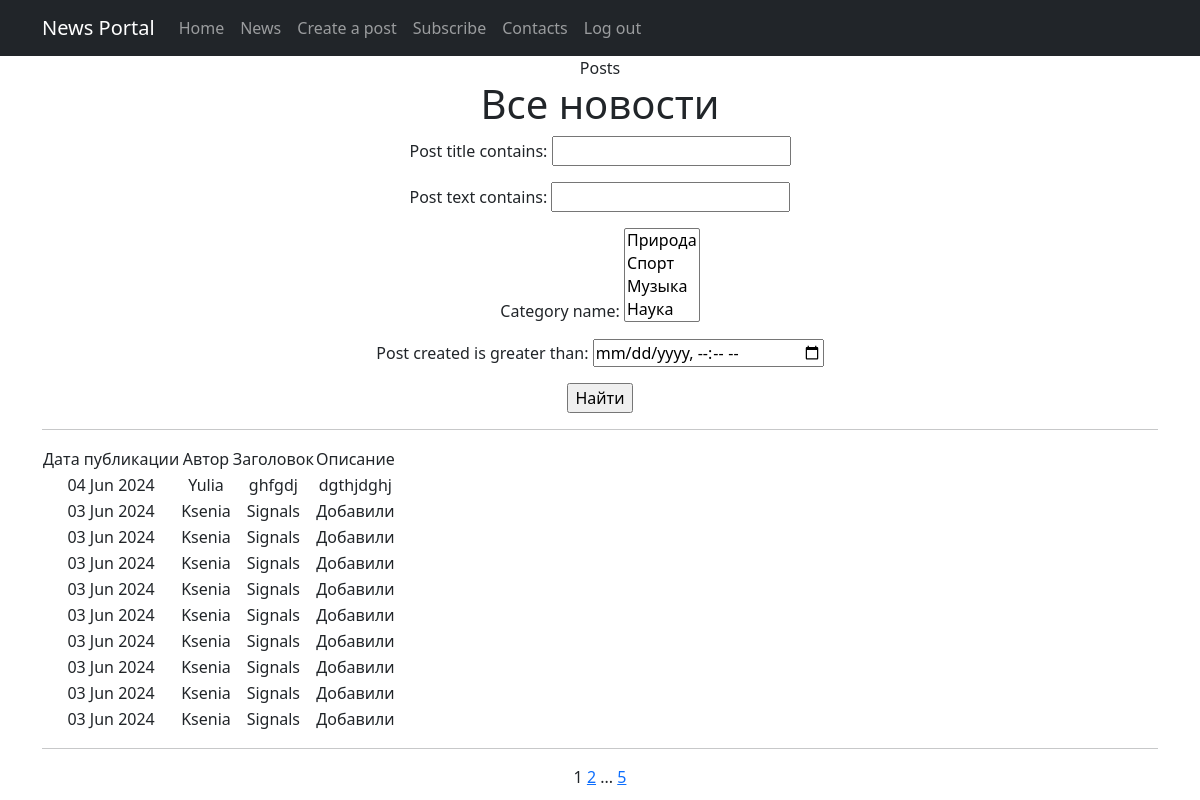
Page /news/ on the committed database.
### news/models.py (models this page shows, shortened)
class Post(models.Model):
    author = models.ForeignKey(Author, on_delete=models.PROTECT)  # Чтобы с удалением автора не удалялись его статьи
    news_post = 'NE'
    article = 'AR'
    POST_TYPES = [
        (news_post, 'Новость'),
        (article, 'Статья')
    ]
    class Meta:
        verbose_name = 'Пост'
        verbose_name_plural = 'Посты'
    post_type = models.CharField(max_length=2, choices=POST_TYPES, default=news_post)
    post_created = models.DateTimeField(auto_now_add=True) # Автоматическое добавление даты создания
    category_names = models.ManyToManyField(Category, through='PostCategory')
    post_title = models.CharField(max_length=256)
    post_text = models.TextField()
    post_rating = models.IntegerField(default=0)
    template_name = 'NewsPaper/news/templates/news/post_detail.html'

class Author(models.Model):
    author_user = models.OneToOneField(User, on_delete=models.CASCADE)
    author_rating = models.DecimalField(default=0, decimal_places=2, max_digits=5)  # 2 знака после запятой
    def __str__(self):
        return f'{self.author_user}'
    class Meta:
        verbose_name = 'Автор'
        verbose_name_plural = 'Авторы'

### news/views.py (the view)
# urls.py: path('', cache_page(60)(PostList.as_view()), name = 'post_list'),
class PostList(ListView):
    model = Post
    context_object_name = 'Posts'
    template_name = 'flatpages/news.html'
    ordering = '-post_created'
    paginate_by = 10 # количество записей на странице
    def get_queryset(self):
        queryset = super().get_queryset()
        self.filterset = PostFilter(self.request.GET, queryset)
        return self.filterset.qs
    def get_context_data(self, **kwargs):
        context = super().get_context_data(**kwargs)
        context['filterset'] = self.filterset
        return context

### news/models.py (called while the page is built)
    def __str__(self):
        return self.category_name

### news/templatetags/custom_tags.py (called while the page is built)
@register.simple_tag(takes_context=True)
def url_replace(context, **kwargs):
   d = context['request'].GET.copy()
   for k, v in kwargs.items():
       d[k] = v
   return d.urlencode()

### templates/flatpages/news.html (shortened to what this page needs)
{% extends 'flatpages/default.html' %}
{% load custom_filters %}
{% load custom_tags %}
{% block title %}
Posts
{% endblock title %}
{% block content %}
   <h1>Все новости</h1>
   <form action="" method="get">
       {{ filterset.form.as_p }}
       <input type="submit" value="Найти" />
   </form>
   <hr>
   {% if Posts %}
       <table>
           <tr>
               <td>Дата публикации</td>
               <td>Автор</td>
               <td>Заголовок</td>
               <td>Описание</td>
           </tr>
           {% for post in Posts %}
           <tr>
               <td>{{ post.post_created|date:'d M Y' }}</td>
               <td>{{ post.author }}</td>
               <td>{{ post.post_title }}</td>
               <td>{{ post.post_text|truncatechars:20 }}</td>
                <td>
                </td>
           </tr>
           {% endfor %}
       </table>
       <hr>
   {% else %}
       <h2>Новостей нет!</h2>!
   {% endif %}
   {{ page_obj.number }}
   {% if page_obj.has_next %}
       <a href="?{% url_replace page=page_obj.next_page_number %}">{{ page_obj.next_page_number }}</a>
       {% if paginator.num_pages != page_obj.next_page_number %}
           ...
           <a href="?{% url_replace page=page_obj.paginator.num_pages %}">{{ page_obj.paginator.num_pages }}</a>
       {% endif %}
   {% endif %}
{% endblock content %}

### rows in the picture
Post: post_created "04 Jun 2024", author "Yulia", post_title "ghfgdj", post_text "dgthjdghj"
Post: post_created "03 Jun 2024", author "Ksenia", post_title "Signals", post_text "Добавили"
Post: post_created "03 Jun 2024", author "Ksenia", post_title "Signals", post_text "Добавили"
Post: post_created "03 Jun 2024", author "Ksenia", post_title "Signals", post_text "Добавили"
Post: post_created "03 Jun 2024", author "Ksenia", post_title "Signals", post_text "Добавили"
Post: post_created "03 Jun 2024", author "Ksenia", post_title "Signals", post_text "Добавили"
Post: post_created "03 Jun 2024", author "Ksenia", post_title "Signals", post_text "Добавили"
Post: post_created "03 Jun 2024", author "Ksenia", post_title "Signals", post_text "Добавили"
Post: post_created "03 Jun 2024", author "Ksenia", post_title "Signals", post_text "Добавили"
Post: post_created "03 Jun 2024", author "Ksenia", post_title "Signals", post_text "Добавили"

### other values in the picture
{{ page_obj.number }} "1"
{{ page_obj.next_page_number }} "2"
{{ page_obj.paginator.num_pages }} "5"
